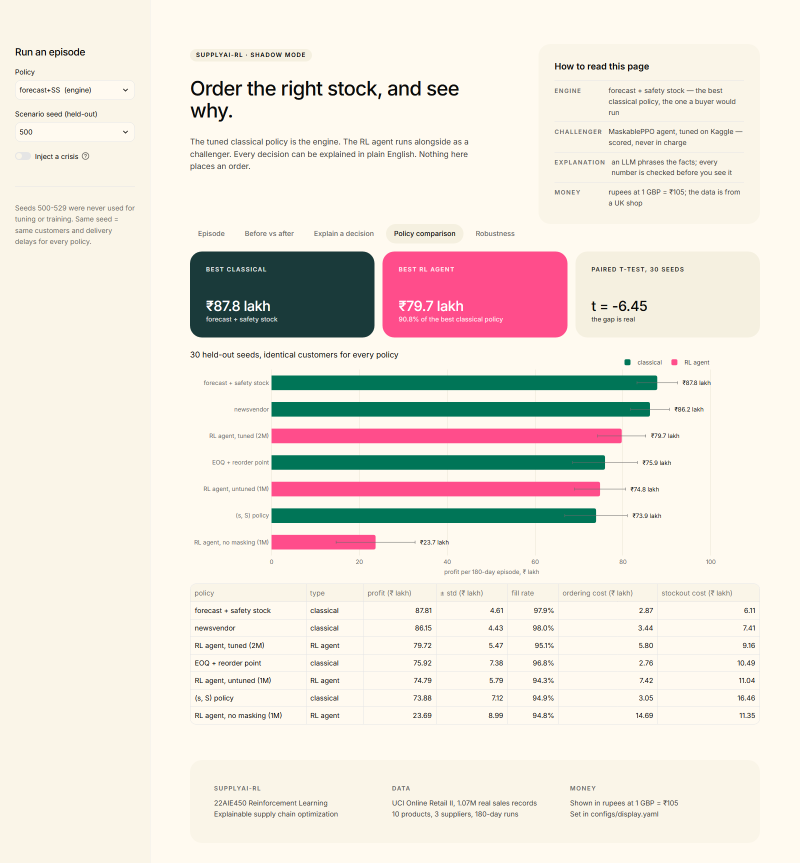
#> input picture reports/final_deck_assets/screens/comparison.png, 1600 x 1726 px (shown at 1/2 size)
$ python -i capture_dashboard.py   (imports and definitions only)
#> lines starting #> are read from the running program, lines starting #| are printed output that depends on the picture
"""Capture the dashboard screenshots used as evidence in the final-review deck.

    python scripts/capture_dashboard.py

Drives headless Chrome over the DevTools protocol (the ``websockets`` package
is already in the venv). The dashboard must be running on localhost:8501.

Each shot is a full-page capture at a fixed tall viewport, so Streamlit's
sidebar and layout never reflow mid-capture, then trimmed of the empty
space below the footer.
"""

from __future__ import annotations

import asyncio
import base64
import json
import subprocess
import sys
import tempfile
import time
import urllib.request
from pathlib import Path

import websockets
from PIL import Image, ImageChops

CHROME = r"C:\Program Files\Google\Chrome\Application\chrome.exe"
ROOT = Path(__file__).resolve().parent.parent
OUT = ROOT / "reports" / "final_deck_assets" / "screens"
PORT = 9444
WIDTH, HEIGHT = 1600, 2600
URL = "http://localhost:8501/?embed=true"
BUSY = "!!document.querySelector('[data-testid=\"stStatusWidget\"]')"

# name, tab index, policy to pick (None = default), crisis toggle, press Explain
SHOTS = [
    ("episode_engine", 0, None, False, False),
    ("episode_challenger", 0, "challenger", False, False),
    ("episode_crisis", 0, None, True, False),
    ("before_after", 1, None, False, False),
    ("explain", 2, None, False, True),
    ("comparison", 3, None, False, False),
    ("robustness", 4, None, False, False),
]


class CDP:
    def __init__(self, ws):
        self.ws, self.n = ws, 0

    async def send(self, method, **params):
        self.n += 1
        await self.ws.send(json.dumps({"id": self.n, "method": method, "params": params}))
        while True:
            msg = json.loads(await self.ws.recv())
            if msg.get("id") == self.n:
                if "error" in msg:
                    raise RuntimeError(msg["error"])
                return msg.get("result", {})

    async def js(self, expr):
        r = await self.send(
            "Runtime.evaluate", expression=expr, awaitPromise=True, returnByValue=True
        )
        return r.get("result", {}).get("value")

    async def click(self, pt):
        for kind in ("mouseMoved", "mousePressed", "mouseReleased"):
            await self.send(
                "Input.dispatchMouseEvent",
                type=kind,
                x=pt["x"],
                y=pt["y"],
                button="left",
                clickCount=1,
            )
            await asyncio.sleep(0.08)

    async def settle(self, extra=1.5):
        await asyncio.sleep(2.0)
        for _ in range(360):
            if not await self.js(BUSY):
                break
            await asyncio.sleep(0.5)
        await asyncio.sleep(extra)


COMBO_RECT = """
(() => {
  const el = document.querySelector('[role="combobox"][aria-label="Policy"]')
    || [...document.querySelectorAll('[role="combobox"]')][0];
  if (!el) return null;
  const r = el.getBoundingClientRect();
  return {x: r.x + r.width / 2, y: r.y + r.height / 2};
})()
"""

OPTION_RECT = """
((needle) => {
  const o = [...document.querySelectorAll('[role="option"]')].find(x => x.innerText.includes(needle));
  if (!o) return {missing: [...document.querySelectorAll('[role="option"]')].map(x => x.innerText)};
  const r = o.getBoundingClientRect();
  return {x: r.x + r.width / 2, y: r.y + r.height / 2};
})(%s)
"""

CLICK_CRISIS = """
(() => {
  const i = document.querySelector('input[aria-label="Inject a crisis"]');
  if (!i) return false;
  i.click();
  return true;
})()
"""

BAND_DRAWN = """
[...document.querySelectorAll('.js-plotly-plot text')].some(
  t => t.textContent.includes('disruption active'))
"""

CLICK_EXPLAIN = """
(() => {
  const b = [...document.querySelectorAll('button')].find(x => x.innerText.includes('Explain this decision'));
  if (b) b.click();
  return !!b;
})()
"""


def trim(path: Path) -> None:
    """Cut the empty page below the footer, keeping a small margin. Only the
    main area is examined: the sidebar runs the full height of the window."""
    im = Image.open(path).convert("RGB")
#> im is the input picture: PIL image 1600x1726 RGB; mean R, G, B 237, 229.9, 221.4
    main = im.crop((420, 0, im.width, im.height))
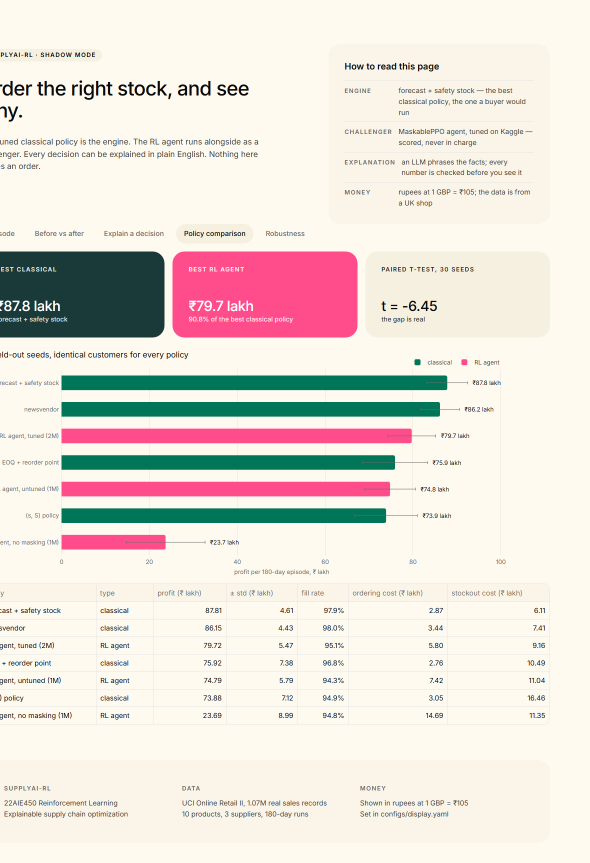
#> main: PIL image 1180x1726 RGB (shown at 1/2 size); mean R, G, B 233.3, 225.3, 218
    bg = Image.new("RGB", main.size, main.getpixel((main.width - 5, main.height - 5)))
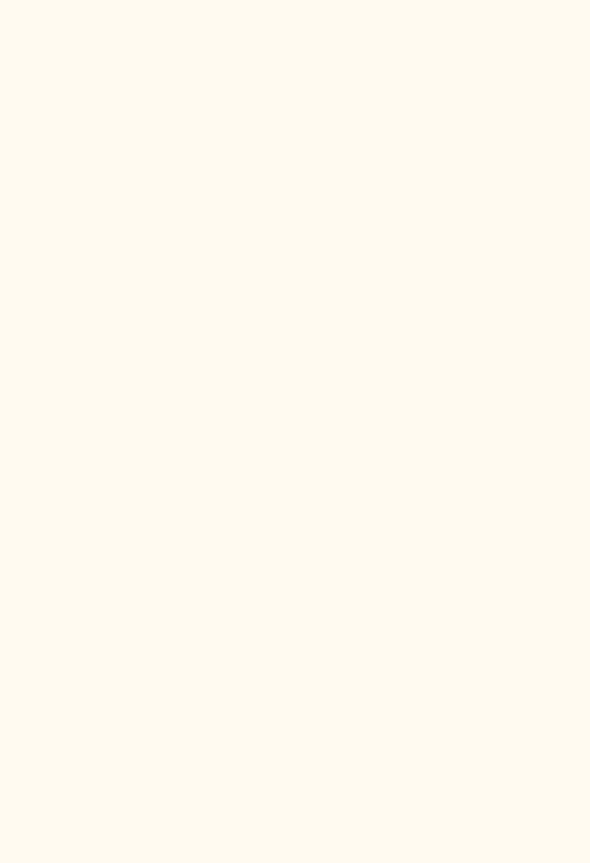
#> bg: PIL image 1180x1726 RGB (shown at 1/2 size); mean R, G, B 255, 250, 240
    box = ImageChops.difference(main, bg).getbbox()
#> box = (0, 88, 1100, 1686)
    if box:
        im.crop((0, 0, im.width, min(im.height, box[3] + 40))).save(path)


# [117 lines not run here, left out]

>>> result = trim('../reports/final_deck_assets/screens/comparison.png')

$ run again, on reports/final_deck_assets/screens/explain.png
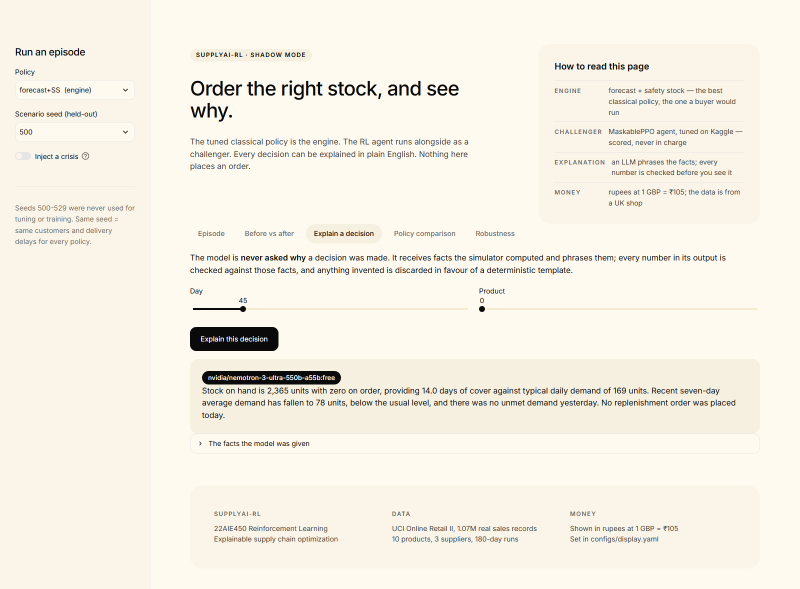
#> input picture reports/final_deck_assets/screens/explain.png, 1600 x 1177 px (shown at 1/2 size)
#> in trim, im is the input picture: PIL image 1600x1177 RGB; mean R, G, B 245.6, 240.8, 229.5
#> in trim, `main = im.crop((420, 0, im.width, im.height))`:
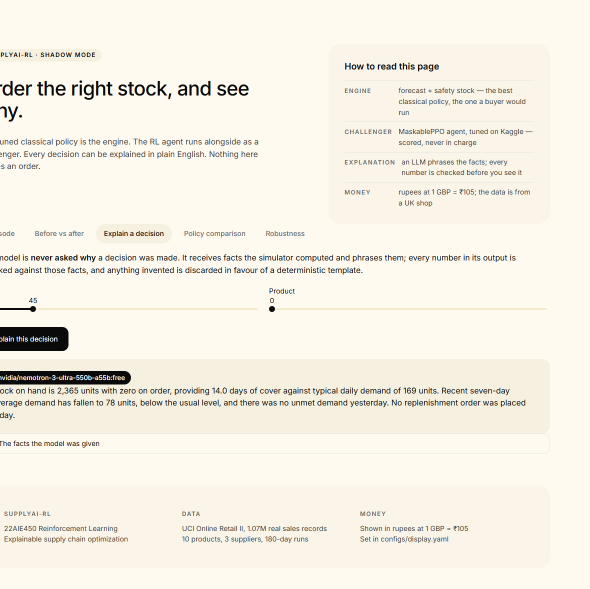
#> main: PIL image 1180x1177 RGB (shown at 1/2 size); mean R, G, B 244.9, 240.1, 229
#> box = (0, 88, 1100, 1137)

$ run again, on reports/final_deck_assets/screens/robustness.png
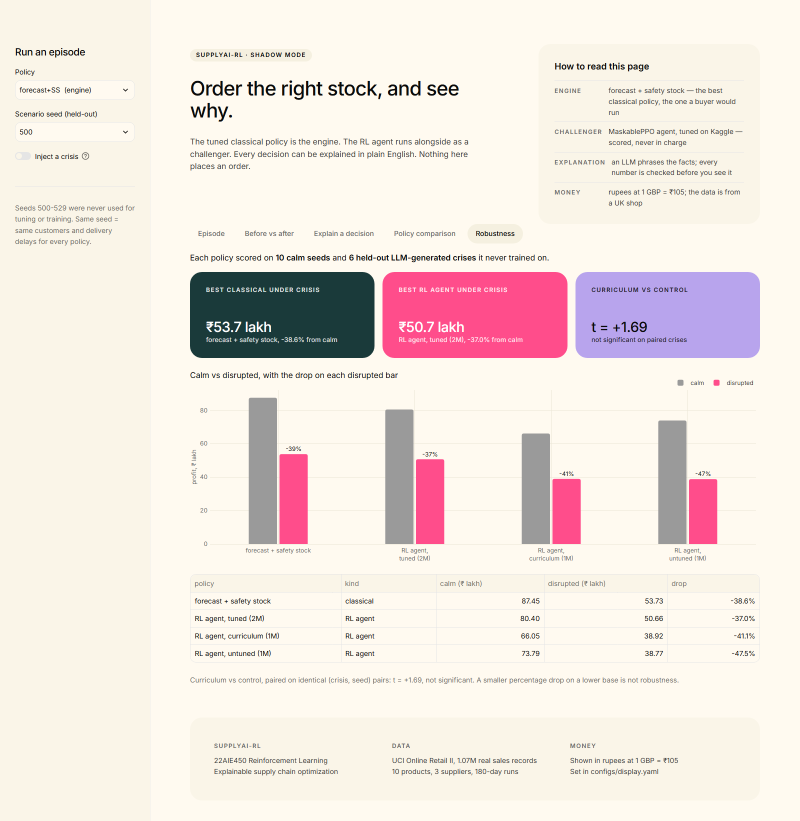
#> input picture reports/final_deck_assets/screens/robustness.png, 1600 x 1641 px (shown at 1/2 size)
#> in trim, im is the input picture: PIL image 1600x1641 RGB; mean R, G, B 240.7, 230.2, 224.4
#> in trim, `main = im.crop((420, 0, im.width, im.height))`:
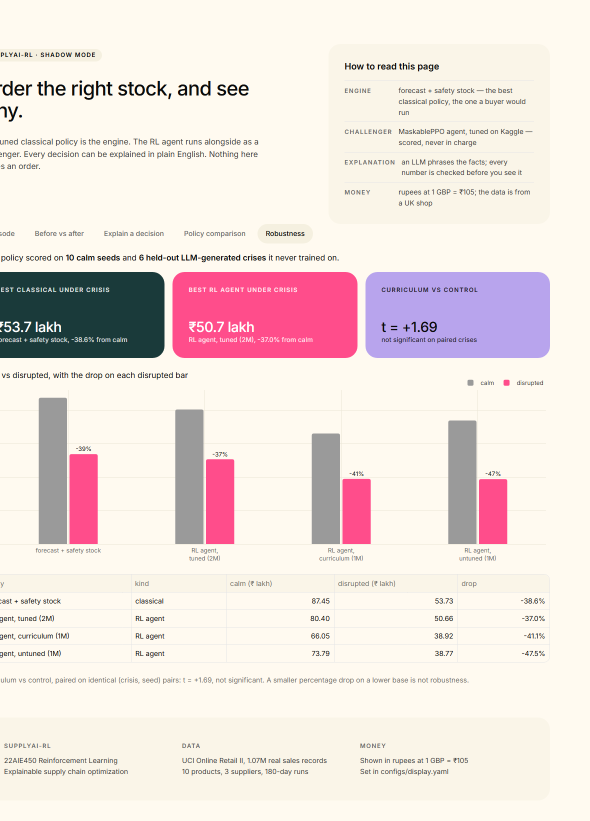
#> main: PIL image 1180x1641 RGB (shown at 1/2 size); mean R, G, B 238.4, 225.7, 222.1
#> box = (0, 88, 1100, 1601)
